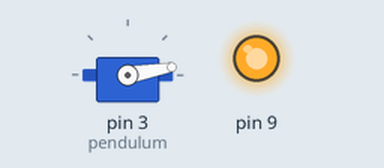
A sketch run on a simulated Arduino Uno, built with avr-gcc and run on an emulated ATmega328P. On the bench: servo, output pins drawn as LEDs (lit = HIGH). Random numbers use the default seed unless the sketch sets one.

Above: at 0.05 s.
At 55.25 s:
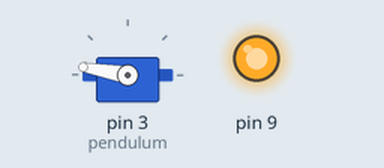
Timing chart, 0 to 72.4 s (numbered marks = the images above):
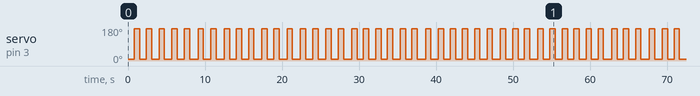

The sketch:

servo_test.ino
```cpp
#include <Servo.h>

Servo pendulum;

void setup() {
  // put your setup code here, to run once:
  pendulum.attach (3);
  pinMode (9, OUTPUT);
  digitalWrite (9, HIGH);

}

void loop() {
  // put your main code here, to run repeatedly:
  pendulum.write (10);
  delay (random (800, 1100));
  pendulum.write (170);
  delay (random (700, 100));
}
```

Measured:
- by itself, servo on pin 3 (pendulum): moves between 10° and 170°, repeating every 55.7 s
